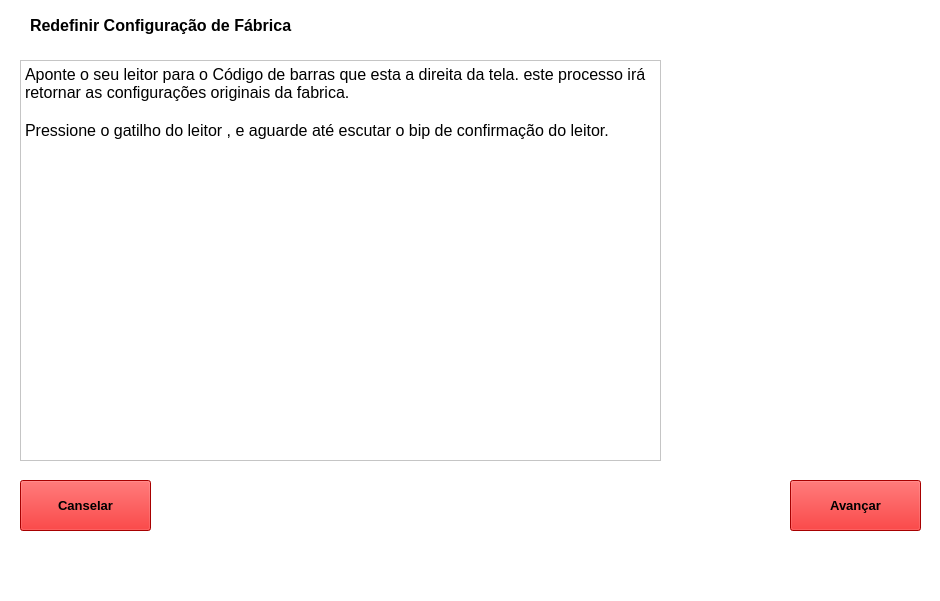
<?xml version="1.0" encoding="UTF-8"?>
<ui version="4.0">
 <class>MainWindow</class>
 <widget class="QMainWindow" name="MainWindow">
  <property name="geometry">
   <rect>
    <x>0</x>
    <y>0</y>
    <width>940</width>
    <height>601</height>
   </rect>
  </property>
  <property name="windowTitle">
   <string>MainWindow</string>
  </property>
  <property name="styleSheet">
   <string notr="true">background-color: rgb(255, 255, 255);</string>
  </property>
  <widget class="QWidget" name="centralwidget">
   <widget class="QPushButton" name="pushButton_2">
    <property name="geometry">
     <rect>
      <x>790</x>
      <y>480</y>
      <width>131</width>
      <height>51</height>
     </rect>
    </property>
    <property name="font">
     <font>
      <pointsize>10</pointsize>
      <weight>75</weight>
      <bold>true</bold>
     </font>
    </property>
    <property name="styleSheet">
     <string notr="true">background-color: rgb(234, 0, 0);</string>
    </property>
    <property name="text">
     <string>Avançar</string>
    </property>
   </widget>
   <widget class="QLabel" name="label">
    <property name="geometry">
     <rect>
      <x>690</x>
      <y>100</y>
      <width>231</width>
      <height>171</height>
     </rect>
    </property>
    <property name="styleSheet">
     <string notr="true">image: url(:/ZEBRA/Zebra/Reset.jpg);</string>
    </property>
    <property name="text">
     <string>&lt;html&gt;&lt;head/&gt;&lt;body&gt;&lt;p&gt;&lt;br/&gt;&lt;/p&gt;&lt;/body&gt;&lt;/html&gt;</string>
    </property>
   </widget>
   <widget class="QTextBrowser" name="textBrowser">
    <property name="geometry">
     <rect>
      <x>20</x>
      <y>60</y>
      <width>641</width>
      <height>401</height>
     </rect>
    </property>
    <property name="html">
     <string>&lt;!DOCTYPE HTML PUBLIC &quot;-//W3C//DTD HTML 4.0//EN&quot; &quot;http://www.w3.org/TR/REC-html40/strict.dtd&quot;&gt;
&lt;html&gt;&lt;head&gt;&lt;meta name=&quot;qrichtext&quot; content=&quot;1&quot; /&gt;&lt;style type=&quot;text/css&quot;&gt;
p, li { white-space: pre-wrap; }
&lt;/style&gt;&lt;/head&gt;&lt;body style=&quot; font-family:'MS Shell Dlg 2'; font-size:7.8pt; font-weight:400; font-style:normal;&quot;&gt;
&lt;p style=&quot; margin-top:0px; margin-bottom:0px; margin-left:0px; margin-right:0px; -qt-block-indent:0; text-indent:0px;&quot;&gt;&lt;span style=&quot; font-size:12pt;&quot;&gt;Aponte o seu leitor para o Código de barras que esta a direita da tela. este processo irá retornar as configurações originais da fabrica.&lt;/span&gt;&lt;/p&gt;
&lt;p style=&quot;-qt-paragraph-type:empty; margin-top:0px; margin-bottom:0px; margin-left:0px; margin-right:0px; -qt-block-indent:0; text-indent:0px; font-size:12pt;&quot;&gt;&lt;br /&gt;&lt;/p&gt;
&lt;p style=&quot; margin-top:0px; margin-bottom:0px; margin-left:0px; margin-right:0px; -qt-block-indent:0; text-indent:0px;&quot;&gt;&lt;span style=&quot; font-size:12pt;&quot;&gt;Pressione o gatilho do leitor , e aguarde até escutar o bip de confirmação do leitor.&lt;/span&gt;&lt;/p&gt;
&lt;p style=&quot;-qt-paragraph-type:empty; margin-top:0px; margin-bottom:0px; margin-left:0px; margin-right:0px; -qt-block-indent:0; text-indent:0px;&quot;&gt;&lt;br /&gt;&lt;/p&gt;&lt;/body&gt;&lt;/html&gt;</string>
    </property>
   </widget>
   <widget class="QLabel" name="label_2">
    <property name="geometry">
     <rect>
      <x>30</x>
      <y>10</y>
      <width>371</width>
      <height>31</height>
     </rect>
    </property>
    <property name="text">
     <string>&lt;html&gt;&lt;head/&gt;&lt;body&gt;&lt;p&gt;&lt;span style=&quot; font-size:12pt; font-weight:600;&quot;&gt;Redefinir Configuração de Fábrica&lt;/span&gt;&lt;/p&gt;&lt;/body&gt;&lt;/html&gt;</string>
    </property>
   </widget>
   <widget class="QPushButton" name="pushButton">
    <property name="geometry">
     <rect>
      <x>20</x>
      <y>480</y>
      <width>131</width>
      <height>51</height>
     </rect>
    </property>
    <property name="font">
     <font>
      <pointsize>10</pointsize>
      <weight>75</weight>
      <bold>true</bold>
     </font>
    </property>
    <property name="styleSheet">
     <string notr="true">background-color: rgb(234, 0, 0);</string>
    </property>
    <property name="text">
     <string>Canselar</string>
    </property>
   </widget>
  </widget>
  <widget class="QMenuBar" name="menubar">
   <property name="geometry">
    <rect>
     <x>0</x>
     <y>0</y>
     <width>940</width>
     <height>26</height>
    </rect>
   </property>
  </widget>
  <widget class="QStatusBar" name="statusbar"/>
 </widget>
 <resources>
  <include location="logo.qrc"/>
 </resources>
 <connections/>
</ui>
